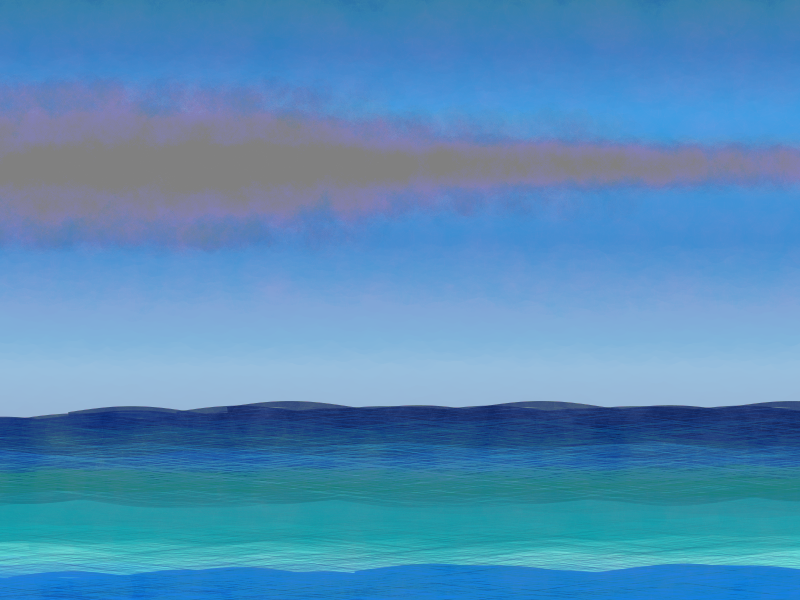

The R source for this figure:
## ---- chunk 1
#=============================================================================#
#Lbrary Load-in----------------------------------------------------------------
#=============================================================================#
library(dplyr) #Data Wrangling
library(purrr) #List manipulation/iteration
library(ggplot2) #Plotting

#=============================================================================#
#Data Set-up-------------------------------------------------------------------
#=============================================================================#

#number of waves#
n = 1000

#Limits of the page#
xmin <- 0
xmax <- 20

ymin <- 0
ymax <- 10

#Color Options#
sky_colors <- colorRampPalette(c("#94A4C4", "#98BFDE", "#2C8ED1", "#2F9DE2", "#2063A5"))(n)

water_colors <- colorRampPalette(c("#016ADF", "#0086E0", "#57E2DD", "#00A7B2", "#1095A6", "#016074","#08389E", "#001247"))(n)


#Wave Compilation#
wave_part <- tibble(x = seq(xmin, xmax, length.out = n),
                   y = sin(x)/10) 

wavex <- rep_along(1:n, seq(-10,10, length.out = 100))
wavey <- seq(0,3, length.out = n)

wave_opts <- list(wavex,
                  wavey,
                  water_colors,
                  1:n)
#=============================================================================#
#Data Compilation--------------------------------------------------------------
#=============================================================================#
waves <- pmap_df(wave_opts, ~ wave_part |>
                   mutate(x = x + jitter(..1, amount = 3),
                          y = y + jitter(..2, amount = .2),
                          color = ..3,
                          group = paste0("wave_",..4)))

#Sky Data#
sky_slice <- tibble(x = seq(0,20, length.out = n),
                    y = 2.5)

skyy <- seq(0,8.5, length.out = n)

sky <- map2_df(skyy, sky_colors, ~sky_slice |>
                 mutate(y = y + .x,
                        color = .y,
                        group = "sky"))

#Cloud Data#
x_end <- c(5,11,20)
ybottom <- c(6,6.5,7)
ytop <- c(8.5,8,7.5)

cloud_opts <- list(x_end,ybottom,ytop)
cloud_box <- pmap_df(cloud_opts, ~tibble(x = seq(0,..1, length.out = 20),
                                         y = seq(..2, ..3, length.out = 20),
                                         group = "cloud") |>
                       expand.grid())

#Colors for clouds#
grays <- colorRampPalette(c("#666666", "#ffffff"))(nrow(cloud_box))

#Overall texture#
texture <- tibble(x= seq(xmin,xmax, length.out = 20),
                  y = seq(ymin,ymax, length.out = 20),
                  group = "texture") |>
  expand.grid()

#=============================================================================#
#Final Piece-------------------------------------------------------------------
#=============================================================================#
waves |>
  ggplot(aes(x,y, group = group))+
  theme_void()+
  geom_point(data = sky, 
             color = sky$color, 
             position = position_jitter(width = .4, height = .6), 
             size = sample(seq(.1,10, length.out = 25), nrow(sky), replace = TRUE))+
  geom_path(color = waves$color, 
            linewidth = 2, 
            alpha = .8)+
  geom_path(color = rev(waves$color), 
            linewidth = .1, 
            alpha = .2)+
  geom_point(data = cloud_box, 
             size = sample(seq(5,10, length.out = 30), nrow(cloud_box), replace = TRUE), 
             alpha = .01, position = position_jitter(width = 5, height = .1), 
             color = sample(grays)) +
  geom_point(data = texture, 
             size = sample(seq(10,20, length.out = 50), nrow(texture), replace = TRUE), 
             alpha = .002, color = "#ffffff", 
             position = position_jitter(width = .5, height = .4))+
  coord_cartesian(xlim = c(xmin,xmax),
                  ylim = c(ymin,ymax),
                  expand = FALSE)

#To save the output:
# ggsave("images/15.png",
#        dev = "png",
#        dpi = 300)
